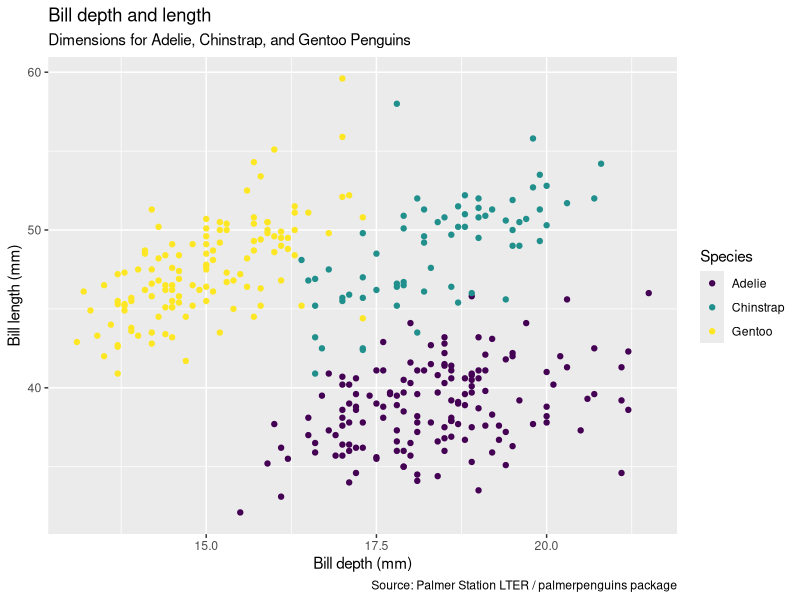

This chart was generated by the following R code:
## ---- chunk 1
library(palmerpenguins)
library(tidyverse)
ggplot(penguins, 
       aes(x = bill_depth_mm, y = bill_length_mm,
       colour = species)) +
  geom_point() +
  labs(title = "Bill depth and length",
       subtitle = "Dimensions for Adelie, Chinstrap, and Gentoo Penguins",
       x = "Bill depth (mm)", 
       y = "Bill length (mm)",
       colour = "Species",
       caption = "Source: Palmer Station LTER / palmerpenguins package") +
  scale_colour_viridis_d()


